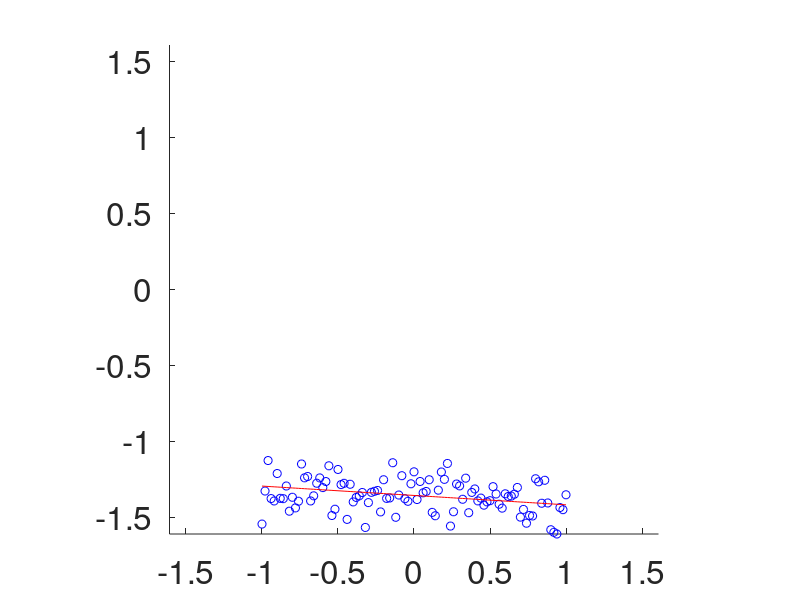

Source code (MATLAB):
% fit line using steepest descent
clear;
cla; 
set( gca, 'FontSize', 24 );

% data
u   = randn(2,1); % slope and intercept
x   = [-1 : 0.02 : 1]';
y   = u(1)*x + u(2) + 0.1*randn(size(x));
bnd = max( max(abs(x)), max(abs(y)) );

% linear system
X = [x ones(length(x),1)];
b = X'*y;
A = X'*X;
ui = 10*(rand(2,1)-0.5); % starting condition

%uLS = inv(X'*X)*X'*y; % calculate with least squares -- prove answers

% steepest descent
while(1)
    ri = b - A*ui;
    alpha = (ri'*ri)/(ri'*A'*ri);
    uj = ui + alpha*ri;
    
    if mean(abs(uj-ui)) < 1e-2
        break
    end

    % display
    cla; hold on;
    plot( x, y, 'bo' );
    plot( x, uj(1)*x+uj(2), 'r-' );
    %( x, uLS(1)*X+uLS(2), 'g-');
    hold off;
    axis ( [-bnd bnd -bnd bnd] ); axis square;
    drawnow; pause(0.5);
    
    % update estimate
    ui = uj;
end
